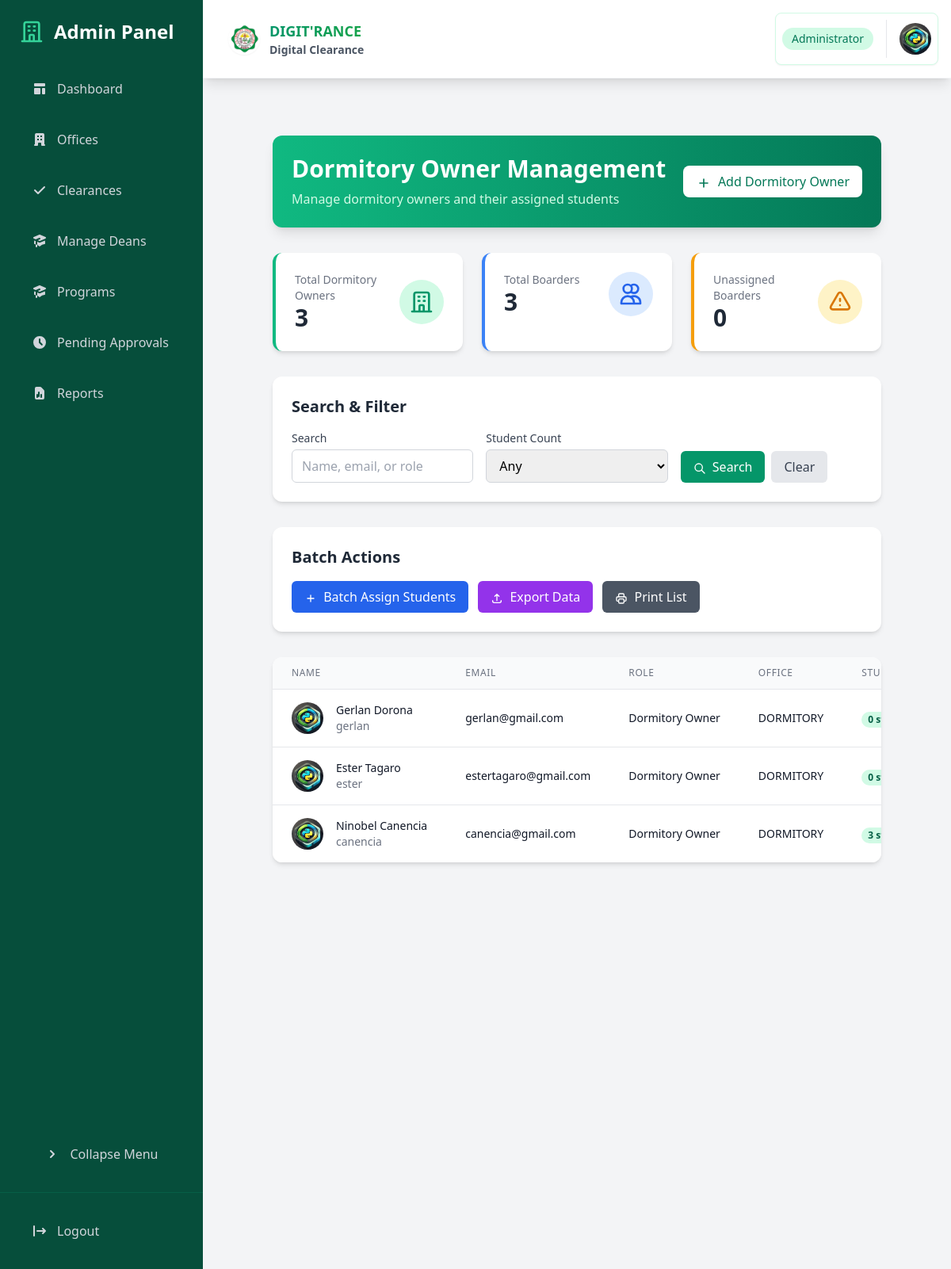
The page /dashboard/admin/dormitory-owners/ (signed in) on the database its author committed.
### core/models.py (models this page shows, shortened)
class Staff(models.Model):
    user = models.OneToOneField(User, on_delete=models.CASCADE)
    office = models.ForeignKey(Office, on_delete=models.CASCADE, related_name='staff')
    role = models.CharField(max_length=100)
    is_dormitory_owner = models.BooleanField(default=False)
    boarding_house_address = models.TextField(verbose_name="Boarding House Address", null=True, blank=True)
    profile_picture = models.ImageField(upload_to='staff_profiles/', null=True, blank=True)
    def get_profile_picture_url(self):
        return self.profile_picture.url if self.profile_picture else static('img/default-profile.png')
    def get_full_name(self):
        return self.user.get_full_name()

class Office(models.Model):
    OFFICE_TYPES = [
        ('SET', 'SET'),
        ('STE', 'STE'),
        ('SOCJE', 'SOCJE'),
        ('SAFES', 'SAFES'),
        ('SSB SET', 'SSB SET'),
        ('SSB STE', 'SSB STE'),
        ('SSB SOCJE', 'SSB SOCJE'),
        ('SSB SAFES', 'SSB SAFES'),
        ('OTHER', 'OTHER'),
    ]
    name = models.CharField(max_length=255, unique=True)
    office_type = models.CharField(max_length=50, choices=OFFICE_TYPES, default='OTHER')
    affiliated_dean = models.ForeignKey(Dean, on_delete=models.SET_NULL, null=True, blank=True)
    description = models.TextField(blank=True, null=True)
    location = models.CharField(max_length=255, blank=True, null=True)
    contact_number = models.CharField(max_length=50, blank=True, null=True)
    email = models.EmailField(blank=True, null=True)
    created_at = models.DateTimeField(auto_now_add=True)

### core/views.py (the view, shortened to what this page needs)
# urls.py: path('dashboard/admin/dormitory-owners/', views.admin_dormitory_owners, name='admin_dormitory_owners'),
@login_required
@user_passes_test(lambda u: u.is_superuser)
def admin_dormitory_owners(request):
    dormitory_owners = Staff.objects.filter(is_dormitory_owner=True).select_related('user', 'office')
    for owner in dormitory_owners:
        owner.student_count = Student.objects.filter(dormitory_owner=owner).count()
    return render(request, 'admin/dormitory_owners.html', {
        'dormitory_owners': dormitory_owners,
        'total_boarders': Student.objects.filter(is_boarder=True).count(),
        'total_dormitory_owners': dormitory_owners.count(),
        'unassigned_boarders': Student.objects.filter(is_boarder=True, dormitory_owner=None).count()
    })

### core/models.py (called while the page is built)
    def get_profile_picture_url(self):
        return self.profile_picture.url if self.profile_picture else static('img/default-profile.png')

### templates/admin/dormitory_owners.html (shortened to what this page needs)
{% extends 'admin/base_admin.html' %}
{% block admin_content %}
<div class="p-6 space-y-8">
    <div class="mb-8 bg-gradient-to-r from-emerald-500 to-emerald-700 p-6 rounded-xl shadow-lg text-white">
        <div class="flex justify-between items-center">
            <div>
                <h1 class="text-3xl font-bold">Dormitory Owner Management</h1>
                <p class="mt-2 text-emerald-100">Manage dormitory owners and their assigned students</p>
            </div>
            <button onclick="openAddModal()"
                    class="px-4 py-2 bg-white text-emerald-700 rounded-lg hover:bg-emerald-50 transition-colors duration-200 font-medium shadow-sm">
                <svg class="w-5 h-5 inline-block mr-1" fill="none" stroke="currentColor" viewBox="0 0 24 24">
                    <path stroke-linecap="round" stroke-linejoin="round" stroke-width="2" d="M12 6v6m0 0v6m0-6h6m-6 0H6"/>
                </svg>
                Add Dormitory Owner
            </button>
        </div>
    </div>
    {% include 'components/dormitory_owners/stats_cards.html' %}
    <div class="bg-white rounded-xl shadow-md p-6 mb-8">
        <h2 class="text-xl font-semibold text-gray-800 mb-4">Search & Filter</h2>
        <form id="searchForm" class="grid grid-cols-1 md:grid-cols-3 gap-4" method="GET">
            <div>
                <label for="search" class="block text-sm font-medium text-gray-700 mb-1">Search</label>
                <input type="text" id="search" name="search" value="{{ request.GET.search }}"
                       placeholder="Name, email, or role"
                       class="w-full px-3 py-2 border border-gray-300 rounded-md focus:outline-none focus:ring-emerald-500 focus:border-emerald-500">
            </div>
            <div>
                <label for="student_count" class="block text-sm font-medium text-gray-700 mb-1">Student Count</label>
                <select id="student_count" name="student_count" class="w-full px-3 py-2 border border-gray-300 rounded-md focus:outline-none focus:ring-emerald-500 focus:border-emerald-500">
                    <option value="">Any</option>
                </select>
            </div>
            <div class="flex items-end">
                <button type="submit" class="px-4 py-2 bg-emerald-600 text-white rounded-md hover:bg-emerald-700 focus:outline-none focus:ring-2 focus:ring-emerald-500 mr-2">
                    <svg class="w-4 h-4 inline-block mr-1" fill="none" stroke="currentColor" viewBox="0 0 24 24">
                        <path stroke-linecap="round" stroke-linejoin="round" stroke-width="2" d="M21 21l-6-6m2-5a7 7 0 11-14 0 7 7 0 0114 0z"/>
                    </svg>
                    Search
                </button>
                <a href="{% url 'admin_dormitory_owners' %}" class="px-4 py-2 bg-gray-200 text-gray-700 rounded-md hover:bg-gray-300 focus:outline-none focus:ring-2 focus:ring-gray-500">
                    Clear
                </a>
            </div>
        </form>
    </div>
    <div class="bg-white rounded-xl shadow-md p-6 mb-8">
        <h2 class="text-xl font-semibold text-gray-800 mb-4">Batch Actions</h2>
        <div class="flex flex-wrap gap-3">
            <button onclick="openBatchAssignModal()" class="px-4 py-2 bg-blue-600 text-white rounded-md hover:bg-blue-700 focus:outline-none focus:ring-2 focus:ring-blue-500">
                <svg class="w-4 h-4 inline-block mr-1" fill="none" stroke="currentColor" viewBox="0 0 24 24">
                    <path stroke-linecap="round" stroke-linejoin="round" stroke-width="2" d="M12 6v6m0 0v6m0-6h6m-6 0H6"/>
                </svg>
                Batch Assign Students
            </button>
            <button onclick="openBatchExportModal()" class="px-4 py-2 bg-purple-600 text-white rounded-md hover:bg-purple-700 focus:outline-none focus:ring-2 focus:ring-purple-500">
                <svg class="w-4 h-4 inline-block mr-1" fill="none" stroke="currentColor" viewBox="0 0 24 24">
                    <path stroke-linecap="round" stroke-linejoin="round" stroke-width="2" d="M4 16v1a3 3 0 003 3h10a3 3 0 003-3v-1m-4-8l-4-4m0 0L8 8m4-4v12"/>
                </svg>
                Export Data
            </button>
            <button onclick="printDormitoryOwnersList()" class="px-4 py-2 bg-gray-600 text-white rounded-md hover:bg-gray-700 focus:outline-none focus:ring-2 focus:ring-gray-500">
                Print List
            </button>
        </div>
    </div>
    {% include 'components/dormitory_owners/owners_list.html' %}
</div>
{% endblock %}

### templates/components/dormitory_owners/owners_list.html (shortened to what this page needs)
<div class="bg-white rounded-xl shadow-md overflow-hidden">
    {% if dormitory_owners %}
    <div class="overflow-x-auto">
        <table class="min-w-full divide-y divide-gray-200">
            <thead class="bg-gray-50">
                <tr>
                    <th scope="col" class="px-6 py-3 text-left text-xs font-medium text-gray-500 uppercase tracking-wider">Name</th>
                    <th scope="col" class="px-6 py-3 text-left text-xs font-medium text-gray-500 uppercase tracking-wider">Email</th>
                    <th scope="col" class="px-6 py-3 text-left text-xs font-medium text-gray-500 uppercase tracking-wider">Role</th>
                    <th scope="col" class="px-6 py-3 text-left text-xs font-medium text-gray-500 uppercase tracking-wider">Office</th>
                    <th scope="col" class="px-6 py-3 text-left text-xs font-medium text-gray-500 uppercase tracking-wider">Students</th>
                </tr>
            </thead>
            <tbody class="bg-white divide-y divide-gray-200">
                {% for owner in dormitory_owners %}
                <tr class="hover:bg-gray-50">
                    <td class="px-6 py-4 whitespace-nowrap">
                        <div class="flex items-center">
                            <div class="flex-shrink-0 h-10 w-10">
                                <img class="h-10 w-10 rounded-full object-cover" src="{{ owner.get_profile_picture_url }}" alt="{{ owner.get_full_name }}">
                            </div>
                            <div class="ml-4">
                                <div class="text-sm font-medium text-gray-900">{{ owner.get_full_name }}</div>
                                <div class="text-sm text-gray-500">{{ owner.user.username }}</div>
                            </div>
                        </div>
                    </td>
                    <td class="px-6 py-4 whitespace-nowrap">
                        <div class="text-sm text-gray-900">{{ owner.user.email }}</div>
                    </td>
                    <td class="px-6 py-4 whitespace-nowrap">
                        <div class="text-sm text-gray-900">{{ owner.role }}</div>
                    </td>
                    <td class="px-6 py-4 whitespace-nowrap">
                        <div class="text-sm text-gray-900">{{ owner.office.name }}</div>
                    </td>
                    <td class="px-6 py-4 whitespace-nowrap">
                        <span class="px-2 inline-flex text-xs leading-5 font-semibold rounded-full bg-emerald-100 text-emerald-800">
                            {{ owner.student_count }} students
                        </span>
                    </td>
                </tr>
                {% endfor %}
            </tbody>
        </table>
    </div>
    {% else %}
    <div class="p-6 text-center">
        <p class="text-gray-500">No dormitory owners found. Click "Add Dormitory Owner" to create one.</p>
    </div>
    {% endif %}
</div>

### rows shown on the page
Staff: get_full_name "Gerlan Dorona", user.username "gerlan", user.email "gerlan@gmail.com", role "Dormitory Owner", office.name "DORMITORY", student_count "0"
Staff: get_full_name "Ester Tagaro", user.username "ester", user.email "estertagaro@gmail.com", role "Dormitory Owner", office.name "DORMITORY", student_count "0"
Staff: get_full_name "Ninobel Canencia", user.username "canencia", user.email "canencia@gmail.com", role "Dormitory Owner", office.name "DORMITORY", student_count "3"

### other values the page prints
{{ total_dormitory_owners }} "3"
{{ total_boarders }} "3"
{{ unassigned_boarders }} "0"
